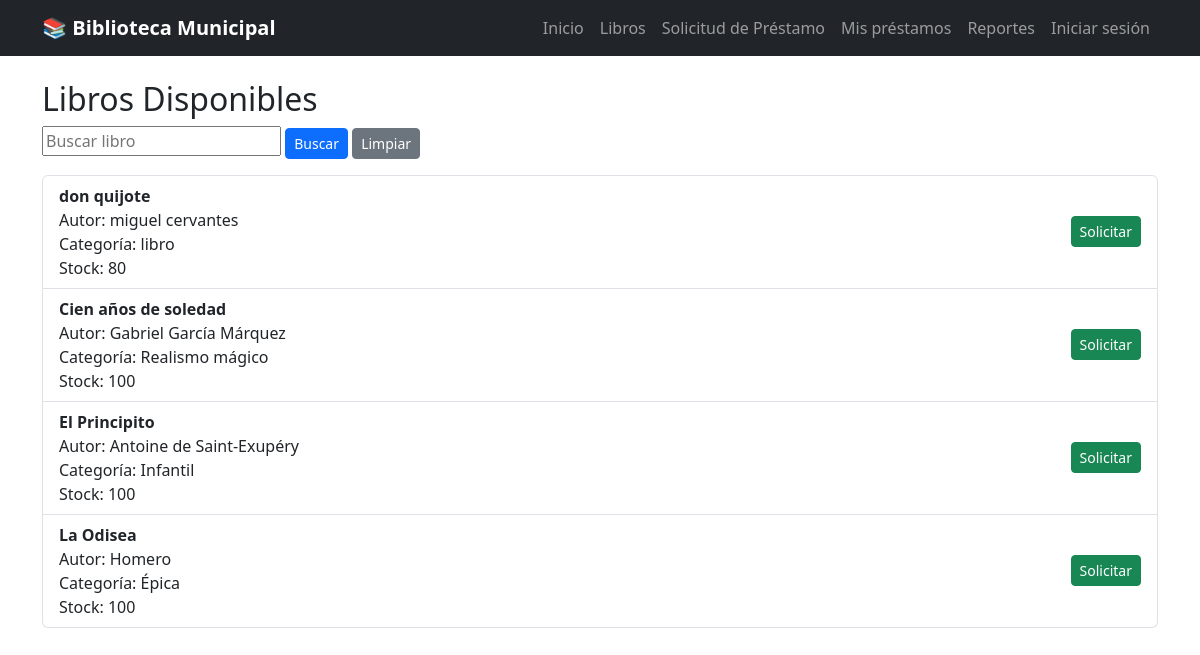
Page /libros/ on the earlier database version.
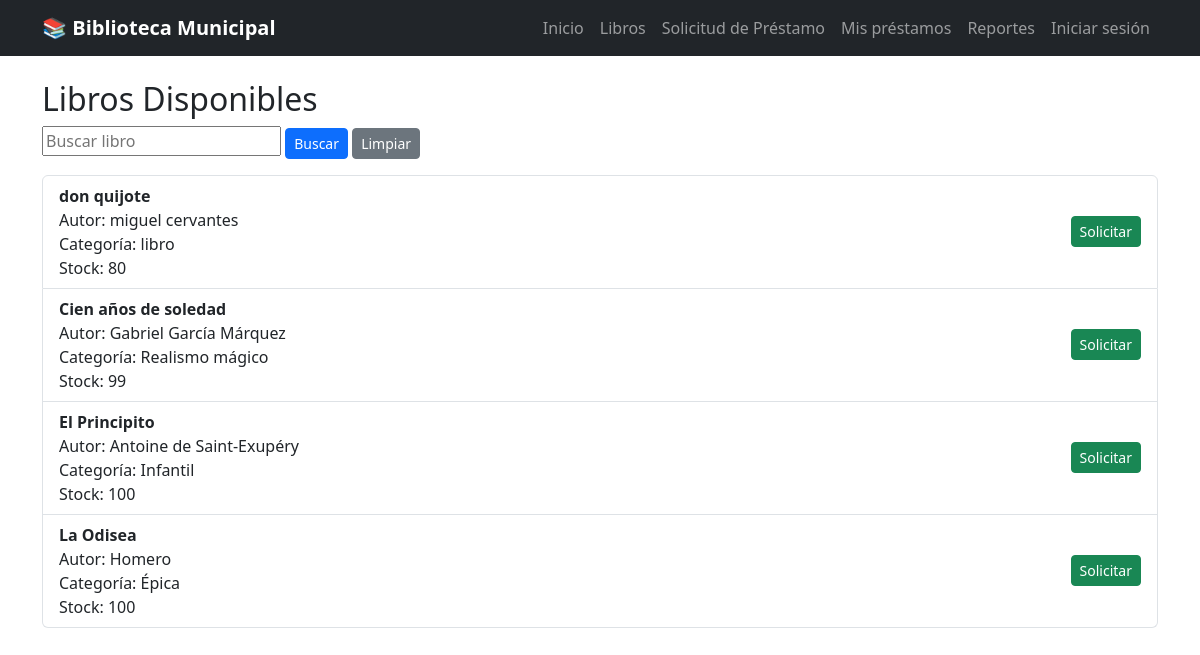
Same page on the later database version.
### pedidos/models.py (models this page shows, shortened)
class Libro(models.Model):
    titulo = models.CharField(
        max_length=100
    )
    autor = models.CharField(
        max_length=100
    )
    stock = models.IntegerField(
        default=0
    )
    activo = models.BooleanField(
        default=True
    )
    categoria = models.ForeignKey(
        Categoria,
        on_delete=models.SET_NULL,
        null=True,
        blank=True
    )

class Categoria(models.Model):
    nombre = models.CharField(
        max_length=100
    )
    def __str__(self):
        return self.nombre

### pedidos/views.py (the view)
def lista_libros(request):
    buscar = request.GET.get("buscar", "")
    if buscar:
        libros = Libro.objects.filter(
            titulo__icontains=buscar
        )
    else:
        libros = Libro.objects.all()
    return render(
        request,
        "libros/lista.html",
        {
            "libros": libros,
            "buscar": buscar
        }
    )

### pedidos/templates/libros/lista.html
{% extends 'base.html' %}
{% block content %}
<h2>Libros Disponibles</h2>
<form method="GET" class="mb-3">
    <input type="text"
           name="buscar"
           value="{{ buscar }}"
           placeholder="Buscar libro">
    <button type="submit"
            class="btn btn-primary btn-sm">
        Buscar
    </button>
    <a href="{% url 'lista_libros' %}"
       class="btn btn-secondary btn-sm">
        Limpiar
    </a>
</form>
<ul class="list-group">
    {% for libro in libros %}
    <li class="list-group-item d-flex justify-content-between align-items-center">
        <div>
            <strong>{{ libro.titulo }}</strong><br>
            Autor: {{ libro.autor }}<br>
            Categoría:
            {{ libro.categoria }}<br>
            Stock:
            {{ libro.stock }}
        </div>
        <div>
            <a href="{% url 'agregar' libro.id %}"
               class="btn btn-success btn-sm">
                Solicitar
            </a>
        </div>
    </li>
    {% empty %}
    <li class="list-group-item">
        No se encontraron libros.
    </li>
    {% endfor %}
</ul>
{% endblock %}

Differences in the rows shown:
changed Libro "Cien años de soledad": stock "100" → "99"
